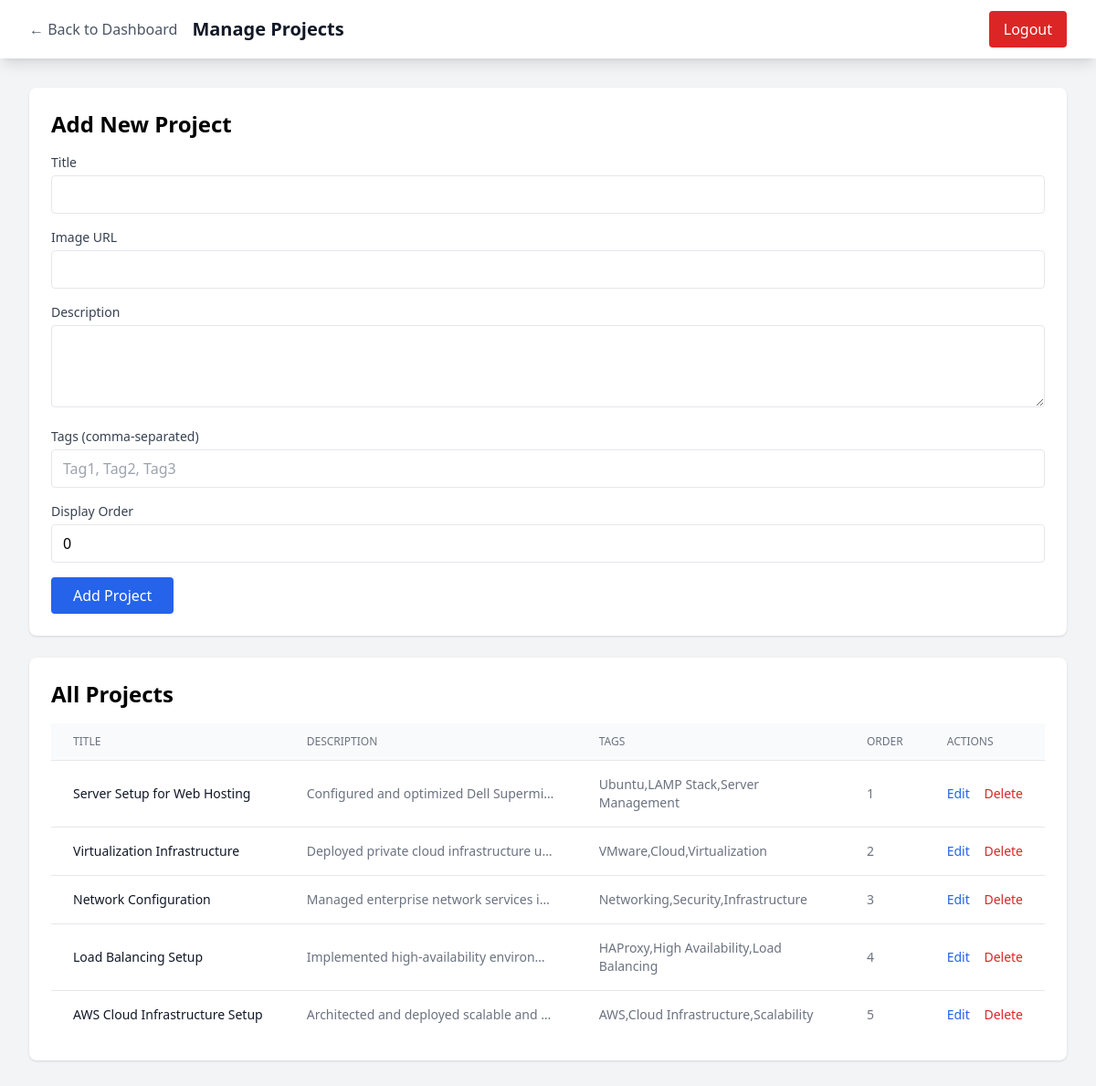
The app's page /admin/projects.php (signed in) with its own data.
### tables this page shows
CREATE TABLE IF NOT EXISTS projects (
    id INT AUTO_INCREMENT PRIMARY KEY,
    title VARCHAR(200) NOT NULL,
    description TEXT,
    image VARCHAR(500),
    tags VARCHAR(500),
    display_order INT DEFAULT 0,
    created_at TIMESTAMP DEFAULT CURRENT_TIMESTAMP,
    updated_at TIMESTAMP DEFAULT CURRENT_TIMESTAMP ON UPDATE CURRENT_TIMESTAMP
);

### admin/projects.php (the view, shortened to what this page needs)
<?php
$conn = getDBConnection();
$editProject = null;
$projectsResult = $conn->query("SELECT * FROM projects ORDER BY display_order ASC");
$projects = [];
while ($row = $projectsResult->fetch_assoc()) {
    $projects[] = $row;
}
?>
<!DOCTYPE html>
<html lang="en">
<head>
    <script src="https://cdn.tailwindcss.com"></script>
</head>
<body class="bg-gray-100">
    <nav class="bg-white shadow-lg">
        <div class="max-w-7xl mx-auto px-4 sm:px-6 lg:px-8">
            <div class="flex justify-between h-16">
                <div class="flex items-center space-x-4">
                    <a href="/admin/index.php" class="text-gray-600 hover:text-gray-900">← Back to Dashboard</a>
                    <h1 class="text-xl font-bold text-gray-900">Manage Projects</h1>
                </div>
                <div class="flex items-center">
                    <a href="/admin/logout.php" class="bg-red-600 text-white px-4 py-2 rounded hover:bg-red-700">Logout</a>
                </div>
            </div>
        </div>
    </nav>
    <div class="max-w-7xl mx-auto px-4 sm:px-6 lg:px-8 py-8">
        <div class="bg-white rounded-lg shadow p-6 mb-6">
            <h2 class="text-2xl font-bold mb-4"><?php echo $editProject ? 'Edit Project' : 'Add New Project'; ?></h2>
            <form method="POST">
                <div class="space-y-4">
                    <div>
                        <label class="block text-sm font-medium text-gray-700 mb-1">Title</label>
                        <input type="text" name="title" value="<?php echo $editProject ? htmlspecialchars($editProject['title']) : ''; ?>" class="w-full border rounded px-3 py-2" required>
                    </div>
                    <div>
                        <label class="block text-sm font-medium text-gray-700 mb-1">Image URL</label>
                        <input type="url" name="image" value="<?php echo $editProject ? htmlspecialchars($editProject['image']) : ''; ?>" class="w-full border rounded px-3 py-2" required>
                    </div>
                    <div>
                        <label class="block text-sm font-medium text-gray-700 mb-1">Description</label>
                        <textarea name="description" rows="3" class="w-full border rounded px-3 py-2" required><?php echo $editProject ? htmlspecialchars($editProject['description']) : ''; ?></textarea>
                    </div>
                    <div>
                        <label class="block text-sm font-medium text-gray-700 mb-1">Tags (comma-separated)</label>
                        <input type="text" name="tags" value="<?php echo $editProject ? htmlspecialchars($editProject['tags']) : ''; ?>" class="w-full border rounded px-3 py-2" placeholder="Tag1, Tag2, Tag3" required>
                    </div>
                    <div>
                        <label class="block text-sm font-medium text-gray-700 mb-1">Display Order</label>
                        <input type="number" name="display_order" value="<?php echo $editProject ? $editProject['display_order'] : '0'; ?>" class="w-full border rounded px-3 py-2" required>
                    </div>
                </div>
                <button type="submit" name="<?php echo $editProject ? 'update_project' : 'add_project'; ?>" class="mt-4 bg-blue-600 text-white px-6 py-2 rounded hover:bg-blue-700">
                    <?php echo $editProject ? 'Update Project' : 'Add Project'; ?>
                </button>
            </form>
        </div>
        <div class="bg-white rounded-lg shadow p-6">
            <h2 class="text-2xl font-bold mb-4">All Projects</h2>
            <div class="overflow-x-auto">
                <table class="min-w-full divide-y divide-gray-200">
                    <thead class="bg-gray-50">
                        <tr>
                            <th class="px-6 py-3 text-left text-xs font-medium text-gray-500 uppercase">Title</th>
                            <th class="px-6 py-3 text-left text-xs font-medium text-gray-500 uppercase">Description</th>
                            <th class="px-6 py-3 text-left text-xs font-medium text-gray-500 uppercase">Tags</th>
                            <th class="px-6 py-3 text-left text-xs font-medium text-gray-500 uppercase">Order</th>
                            <th class="px-6 py-3 text-left text-xs font-medium text-gray-500 uppercase">Actions</th>
                        </tr>
                    </thead>
                    <tbody class="bg-white divide-y divide-gray-200">
                        <?php foreach ($projects as $project): ?>
                            <tr>
                                <td class="px-6 py-4 whitespace-nowrap text-sm font-medium text-gray-900"><?php echo htmlspecialchars($project['title']); ?></td>
                                <td class="px-6 py-4 text-sm text-gray-500 max-w-xs truncate"><?php echo htmlspecialchars($project['description']); ?></td>
                                <td class="px-6 py-4 text-sm text-gray-500"><?php echo htmlspecialchars($project['tags']); ?></td>
                                <td class="px-6 py-4 whitespace-nowrap text-sm text-gray-500"><?php echo $project['display_order']; ?></td>
                                <td class="px-6 py-4 whitespace-nowrap text-sm">
                                    <a href="/admin/projects.php?edit=<?php echo $project['id']; ?>" class="text-blue-600 hover:text-blue-900 mr-3">Edit</a>
                                    <a href="/admin/projects.php?delete=<?php echo $project['id']; ?>" onclick="return confirm('Are you sure?')" class="text-red-600 hover:text-red-900">Delete</a>
                                </td>
                            </tr>
                        <?php endforeach; ?>
                    </tbody>
                </table>
            </div>
        </div>
    </div>
</body>
</html>

### records on screen
projects: title "Server Setup for Web Hosting", description "Configured and optimized Dell Supermi…", tags "Ubuntu,LAMP Stack,Server Management", display_order "1"
projects: title "Virtualization Infrastructure", description "Deployed private cloud infrastructure u…", tags "VMware,Cloud,Virtualization", display_order "2"
projects: title "Network Configuration", description "Managed enterprise network services i…", tags "Networking,Security,Infrastructure", display_order "3"
projects: title "Load Balancing Setup", description "Implemented high-availability environ…", tags "HAProxy,High Availability,Load Balancing", display_order "4"
projects: title "AWS Cloud Infrastructure Setup", description "Architected and deployed scalable and…", tags "AWS,Cloud Infrastructure,Scalability", display_order "5"
